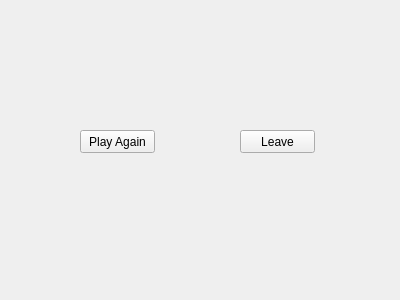
<?xml version="1.0" encoding="UTF-8"?>
<ui version="4.0">
 <class>widget</class>
 <widget class="QWidget" name="widget">
  <property name="geometry">
   <rect>
    <x>0</x>
    <y>0</y>
    <width>400</width>
    <height>300</height>
   </rect>
  </property>
  <property name="windowTitle">
   <string>Form</string>
  </property>
  <widget class="QPushButton" name="pushButton">
   <property name="geometry">
    <rect>
     <x>80</x>
     <y>130</y>
     <width>75</width>
     <height>23</height>
    </rect>
   </property>
   <property name="text">
    <string>Play Again</string>
   </property>
  </widget>
  <widget class="QPushButton" name="pushButton_2">
   <property name="geometry">
    <rect>
     <x>240</x>
     <y>130</y>
     <width>75</width>
     <height>23</height>
    </rect>
   </property>
   <property name="text">
    <string>Leave</string>
   </property>
  </widget>
 </widget>
 <resources/>
 <connections/>
</ui>
